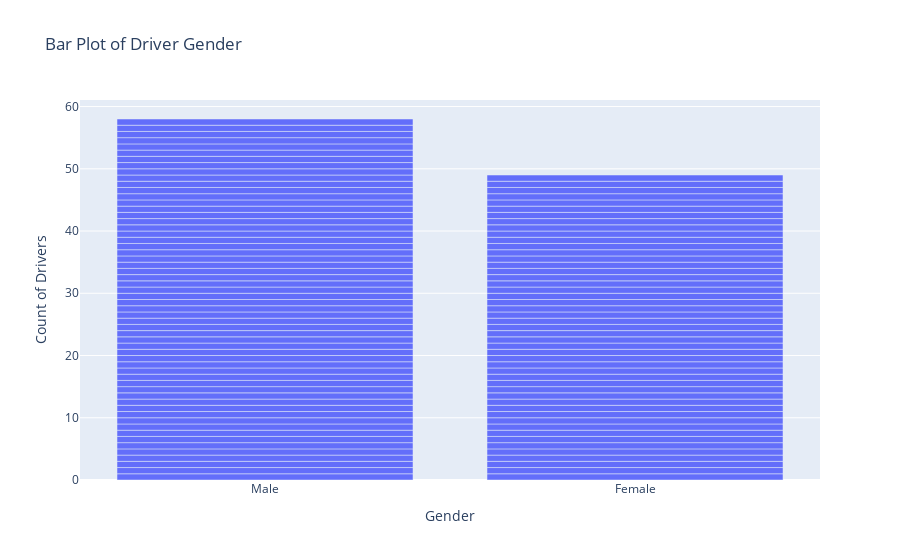

Notebook source saved alongside this figure:
### Code cell
fig = px.bar(data[data.Bar.isna()], x = 'gender', 
            labels={
                     "gender": "Gender",
                     "count": "Count of Drivers",
                 },
                title="Bar Plot of Driver Gender")
fig.show()

### Figure 1 — Plotly figure (JSON) as saved in the notebook; plotly's stock layout.template omitted (floating-point values rounded to 4 significant figures)
{"data": [{"alignmentgroup": "True", "hovertemplate": "Gender=%{x}<br>Count of Drivers=%{y}<extra></extra>", "legendgroup": "", "marker": {"color": "#636efa", "pattern": {"shape": ""}}, "name": "", "offsetgroup": "", "orientation": "v", "showlegend": false, "textposition": "auto", "type": "bar", "x": ["Male", "Male", "Male", "Male", "Male", "Male", "Male", "Male", "Male", "Male", "Male", "Male", "Male", "Male", "Male", "Male", "Male", "Male", "Male", "Male", "Male", "Male", "Male", "Male", "Female", "Female", "Female", "Female", "Female", "Female", "Female", "Female", "Female", "Female", "Female", "Female", "Female", "Female", "Female", "Female", "Female", "Female", "Female", "Female", "Female", "Female", "Female", "Female", "Female", "Female", "Female", "Female", "Male", "Male", "Male", "Male", "Male", "Male", "Male", "Male", "Male", "Male", "Male", "Male", "Male", "Male", "Male", "Male", "Male", "Male", "Male", "Male", "Male", "Male", "Male", "Male", "Male", "Male", "Male", "Male", "Male", "Male", "Male", "Male", "Male", "Male", "Female", "Female", "Female", "Female", "Female", "Female", "Female", "Female", "Female", "Female", "Female", "Female", "Female", "Female", "Female", "Female", "Female", "Female", "Female", "Female", "Female"], "xaxis": "x", "y": [1, 1, 1, 1, 1, 1, 1, 1, 1, 1, 1, 1, 1, 1, 1, 1, 1, 1, 1, 1, 1, 1, 1, 1, 1, 1, 1, 1, 1, 1, 1, 1, 1, 1, 1, 1, 1, 1, 1, 1, 1, 1, 1, 1, 1, 1, 1, 1, 1, 1, 1, 1, 1, 1, 1, 1, 1, 1, 1, 1, 1, 1, 1, 1, 1, 1, 1, 1, 1, 1, 1, 1, 1, 1, 1, 1, 1, 1, 1, 1, 1, 1, 1, 1, 1, 1, 1, 1, 1, 1, 1, 1, 1, 1, 1, 1, 1, 1, 1, 1, 1, 1, 1, 1, 1, 1, 1], "yaxis": "y"}], "layout": {"barmode": "relative", "legend": {"tracegroupgap": 0}, "title": {"text": "Bar Plot of Driver Gender"}, "xaxis": {"anchor": "y", "domain": [0, 1], "title": {"text": "Gender"}}, "yaxis": {"anchor": "x", "domain": [0, 1], "title": {"text": "Count of Drivers"}}}}
